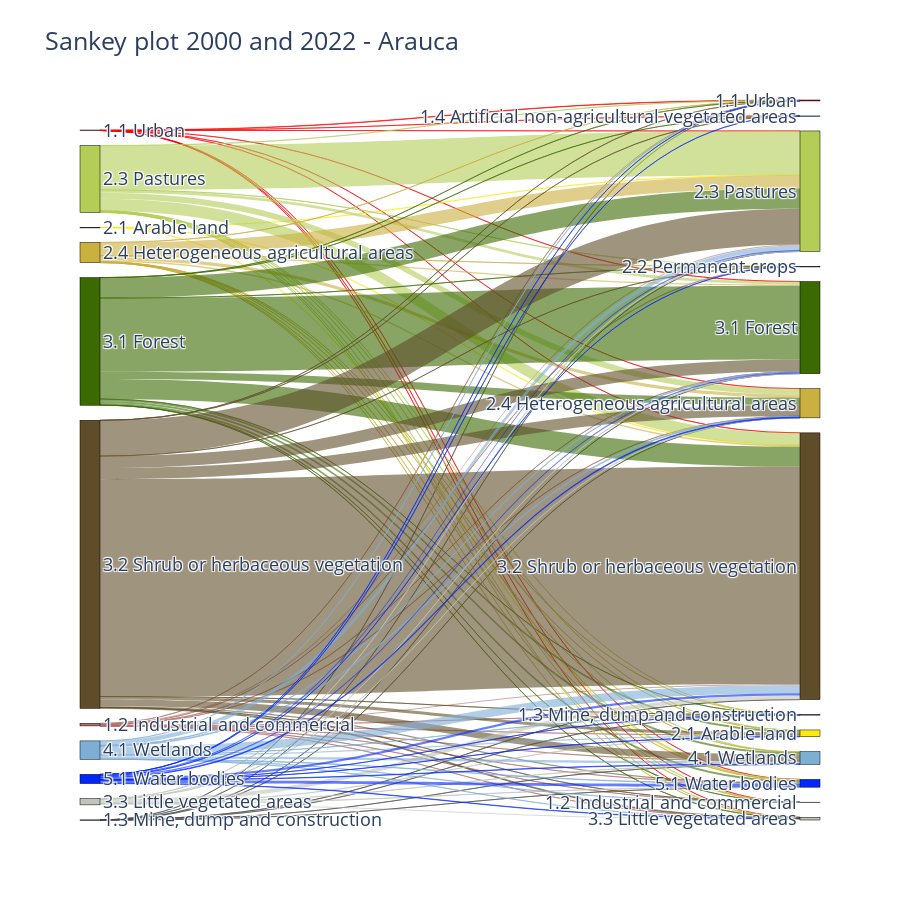

Source (notebook cell):
### Code cell
inter = inter.rename(columns={'level2_1': 'Date1','level2_2':'Date2'})

label_set = set()
links = []

def add_links(inter, col_from, col_to):
    temp = inter.groupby([col_from, col_to])["area"].sum().reset_index()
    for _, row in temp.iterrows():
        source = f"{col_from}_{row[col_from]}"
        target = f"{col_to}_{row[col_to]}"
        value = row["area"]
        label_set.update([source, target])
        links.append((source, target, value))

add_links(inter, "Date1", "Date2")

labels = list(label_set)
label_to_index = {label: i for i, label in enumerate(labels)}

source = [label_to_index[s] for s, t, v in links]
target = [label_to_index[t] for s, t, v in links]
value = [v for s, t, v in links]

color_dict = {
    "1.1 Urban": "#FD0000",
    "1.2 Industrial and commercial": "#B26E69",
    "1.3 Mine, dump and construction": "#4a4a4a",
    "1.4 Artificial non-agricultural vegetated areas": "#00CCBB",
    "2.1 Arable land": "#ffeb12",
    "2.2 Permanent crops": "#ED66C0",
    "2.3 Pastures": "#b3cd57",
    "2.4 Heterogeneous agricultural areas": "#CAB03E",
    "3.1 Forest": "#3a6a00",
    "3.2 Shrub or herbaceous vegetation": "#5f4d29",
    "3.3 Little vegetated areas": "#bfc5b9",
    "4.1 Wetlands": "#7faed5",
    "5.1 Water bodies": "#0127ff",
    "9.9 Unknown": "#FBF1F1"
}

display_labels = [label.split("_", 1)[1] for label in labels]

colors = []
for label in labels:
    class_name = label.split("_", 1)[1].strip()
    colors.append(color_dict.get(class_name, "gray"))

def hex_to_rgba(hex_color, alpha=0.6):
    hex_color = hex_color.lstrip("#")
    r, g, b = tuple(int(hex_color[i:i+2], 16) for i in (0, 2, 4))
    return f"rgba({r},{g},{b},{alpha})"

missing_classes = set()
for s, t, v in links:
    class_name = s.split("_", 1)[1].strip()
    if class_name not in color_dict:
        missing_classes.add(class_name)

link_colors = []
for s, t, v in links:
    class_name = s.split("_", 1)[1].strip()
    hex_color = color_dict.get(class_name, "#999999")
    link_colors.append(hex_to_rgba(hex_color))

fig = go.Figure(data=[go.Sankey(
    arrangement="snap",
    node=dict(
        pad=15,
        thickness=20,
        line=dict(color="black", width=0.5),
        label=display_labels,
        color=colors
    ),
    link=dict(
        source=source,
        target=target,
        value=value,
        color=link_colors
    )
)])

fig.update_layout(
    title_text="Sankey plot 2000 and 2022 - Arauca",
    font_size=18,
    height=900
)

### Figure 1 — Plotly figure (JSON) as saved in the notebook; plotly's stock layout.template omitted (floating-point values rounded to 4 significant figures)
{"data": [{"arrangement": "snap", "link": {"color": ["rgba(253,0,0,0.6)", "rgba(253,0,0,0.6)", "rgba(253,0,0,0.6)", "rgba(253,0,0,0.6)", "rgba(253,0,0,0.6)", "rgba(253,0,0,0.6)", "rgba(253,0,0,0.6)", "rgba(253,0,0,0.6)", "rgba(253,0,0,0.6)", "rgba(178,110,105,0.6)", "rgba(178,110,105,0.6)", "rgba(178,110,105,0.6)", "rgba(178,110,105,0.6)", "rgba(178,110,105,0.6)", "rgba(178,110,105,0.6)", "rgba(178,110,105,0.6)", "rgba(178,110,105,0.6)", "rgba(178,110,105,0.6)", "rgba(178,110,105,0.6)", "rgba(178,110,105,0.6)", "rgba(178,110,105,0.6)", "rgba(74,74,74,0.6)", "rgba(74,74,74,0.6)", "rgba(74,74,74,0.6)", "rgba(74,74,74,0.6)", "rgba(74,74,74,0.6)", "rgba(74,74,74,0.6)", "rgba(74,74,74,0.6)", "rgba(74,74,74,0.6)", "rgba(255,235,18,0.6)", "rgba(255,235,18,0.6)", "rgba(255,235,18,0.6)", "rgba(179,205,87,0.6)", "rgba(179,205,87,0.6)", "rgba(179,205,87,0.6)", "rgba(179,205,87,0.6)", "rgba(179,205,87,0.6)", "rgba(179,205,87,0.6)", "rgba(179,205,87,0.6)", "rgba(179,205,87,0.6)", "rgba(179,205,87,0.6)", "rgba(179,205,87,0.6)", "rgba(179,205,87,0.6)", "rgba(179,205,87,0.6)", "rgba(202,176,62,0.6)", "rgba(202,176,62,0.6)", "rgba(202,176,62,0.6)", "rgba(202,176,62,0.6)", "rgba(202,176,62,0.6)", "rgba(202,176,62,0.6)", "rgba(202,176,62,0.6)", "rgba(202,176,62,0.6)", "rgba(202,176,62,0.6)", "rgba(202,176,62,0.6)", "rgba(202,176,62,0.6)", "rgba(202,176,62,0.6)", "rgba(58,106,0,0.6)", "rgba(58,106,0,0.6)", "rgba(58,106,0,0.6)", "rgba(58,106,0,0.6)", "rgba(58,106,0,0.6)", "rgba(58,106,0,0.6)", "rgba(58,106,0,0.6)", "rgba(58,106,0,0.6)", "rgba(58,106,0,0.6)", "rgba(58,106,0,0.6)", "rgba(58,106,0,0.6)", "rgba(58,106,0,0.6)", "rgba(58,106,0,0.6)", "rgba(95,77,41,0.6)", "rgba(95,77,41,0.6)", "rgba(95,77,41,0.6)", "rgba(95,77,41,0.6)", "rgba(95,77,41,0.6)", "rgba(95,77,41,0.6)", "rgba(95,77,41,0.6)", "rgba(95,77,41,0.6)", "rgba(95,77,41,0.6)", "rgba(95,77,41,0.6)", "rgba(95,77,41,0.6)", "rgba(95,77,41,0.6)", "rgba(95,77,41,0.6)", "rgba(191,197,185,0.6)", "rgba(191,197,185,0.6)", "rgba(191,197,185,0.6)", "rgba(191,197,185,0.6)", "rgba(191,197,185,0.6)", "rgba(191,197,185,0.6)", "rgba(191,197,185,0.6)", "rgba(191,197,185,0.6)", "rgba(127,174,213,0.6)", "rgba(127,174,213,0.6)", "rgba(127,174,213,0.6)", "rgba(127,174,213,0.6)", "rgba(127,174,213,0.6)", "rgba(127,174,213,0.6)", "rgba(127,174,213,0.6)", "rgba(127,174,213,0.6)", "rgba(127,174,213,0.6)", "rgba(127,174,213,0.6)", "rgba(127,174,213,0.6)", "rgba(1,39,255,0.6)", "rgba(1,39,255,0.6)", "rgba(1,39,255,0.6)", "rgba(1,39,255,0.6)", "rgba(1,39,255,0.6)", "rgba(1,39,255,0.6)", "rgba(1,39,255,0.6)", "rgba(1,39,255,0.6)", "rgba(1,39,255,0.6)", "rgba(1,39,255,0.6)", "rgba(1,39,255,0.6)", "rgba(1,39,255,0.6)"], "source": [18, 18, 18, 18, 18, 18, 18, 18, 18, 13, 13, 13, 13, 13, 13, 13, 13, 13, 13, 13, 13, 8, 8, 8, 8, 8, 8, 8, 8, 3, 3, 3, 5, 5, 5, 5, 5, 5, 5, 5, 5, 5, 5, 5, 23, 23, 23, 23, 23, 23, 23, 23, 23, 23, 23, 23, 22, 22, 22, 22, 22, 22, 22, 22, 22, 22, 22, 22, 22, 6, 6, 6, 6, 6, 6, 6, 6, 6, 6, 6, 6, 6, 7, 7, 7, 7, 7, 7, 7, 7, 14, 14, 14, 14, 14, 14, 14, 14, 14, 14, 14, 0, 0, 0, 0, 0, 0, 0, 0, 0, 0, 0, 0], "target": [2, 19, 17, 9, 4, 10, 12, 1, 21, 2, 19, 11, 16, 20, 9, 4, 10, 12, 1, 15, 21, 2, 11, 9, 4, 10, 12, 15, 21, 9, 12, 21, 2, 19, 11, 16, 20, 9, 4, 10, 12, 1, 15, 21, 2, 19, 11, 16, 20, 9, 4, 10, 12, 1, 15, 21, 2, 19, 11, 17, 16, 20, 9, 4, 10, 12, 1, 15, 21, 2, 19, 11, 17, 16, 20, 9, 4, 10, 12, 1, 15, 21, 16, 9, 4, 10, 12, 1, 15, 21, 2, 19, 11, 16, 9, 4, 10, 12, 1, 15, 21, 2, 11, 17, 16, 20, 9, 4, 10, 12, 1, 15, 21], "value": [18.12, 0.08568, 0.1165, 1.201, 0.8441, 0.1458, 0.3155, 0.001261, 0.091, 1.393, 1.958, 0.5696, 1.872, 0.0412, 49.92, 8.424, 2.388, 44.58, 0.0004677, 0.5452, 0.5768, 0.1011, 3.42, 0.4995, 0.712, 0.0113, 0.8124, 0.1049, 0.2625, 0.4962, 0.004121, 0.0746, 8.225, 0.31, 1.229, 15.2, 0.3519, 1939.0, 255.5, 129.4, 532.2, 5.615, 23.52, 25.94, 3.019, 0.2519, 0.7799, 4.733, 1.112, 578.9, 138.9, 56.72, 72.8, 0.5622, 7.461, 18.64, 2.959, 0.0982, 6.059, 0.2597, 83.16, 1.273, 891.7, 314.5, 3238.0, 873.8, 7.424, 94.83, 85.95, 6.027, 0.967, 1.771, 0.01819, 126.5, 0.3556, 1565.0, 486.7, 525.9, 9536.0, 38.68, 297.3, 52.63, 0.1316, 17.24, 4.531, 5.89, 184.3, 50.06, 4.262, 9.509, 1.218, 0.01056, 0.2461, 59.32, 189.4, 37.94, 22.29, 362.1, 1.276, 114.7, 19.89, 0.641, 0.1386, 0.001688, 3.494, 0.0002841, 52.59, 32.79, 60.78, 95.25, 16.22, 15.79, 127.8]}, "node": {"color": ["#0127ff", "#bfc5b9", "#FD0000", "#ffeb12", "#CAB03E", "#b3cd57", "#5f4d29", "#bfc5b9", "#4a4a4a", "#b3cd57", "#3a6a00", "#4a4a4a", "#5f4d29", "#B26E69", "#7faed5", "#7faed5", "#ffeb12", "#00CCBB", "#FD0000", "#B26E69", "#ED66C0", "#0127ff", "#3a6a00", "#CAB03E"], "label": ["5.1 Water bodies", "3.3 Little vegetated areas", "1.1 Urban", "2.1 Arable land", "2.4 Heterogeneous agricultural areas", "2.3 Pastures", "3.2 Shrub or herbaceous vegetation", "3.3 Little vegetated areas", "1.3 Mine, dump and construction", "2.3 Pastures", "3.1 Forest", "1.3 Mine, dump and construction", "3.2 Shrub or herbaceous vegetation", "1.2 Industrial and commercial", "4.1 Wetlands", "4.1 Wetlands", "2.1 Arable land", "1.4 Artificial non-agricultural vegetated areas", "1.1 Urban", "1.2 Industrial and commercial", "2.2 Permanent crops", "5.1 Water bodies", "3.1 Forest", "2.4 Heterogeneous agricultural areas"], "line": {"color": "black", "width": 0.5}, "pad": 15, "thickness": 20}, "type": "sankey"}], "layout": {"font": {"size": 18}, "height": 900, "title": {"text": "Sankey plot 2000 and 2022 - Arauca"}}}
